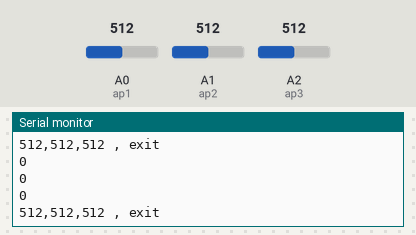
Simulated run of this sketch. Board: Arduino Uno, built with avr-gcc and run on an emulated ATmega328P. Shown: the last lines printed to the serial monitor. The test bench sets the inputs (shaded band); at power-on: A0 (ap1) = 512, A1 (ap2) = 512, A2 (ap3) = 512.

Above: at 1.2 s.
1.3 s: A0 (ap1) set to 560
At 1.38 s:
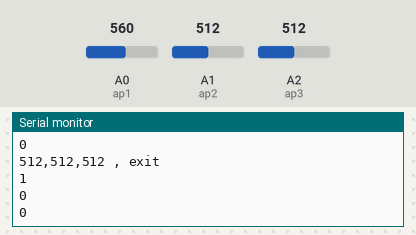
2.8 s: A1 (ap2) set to 560
At 2.85 s:
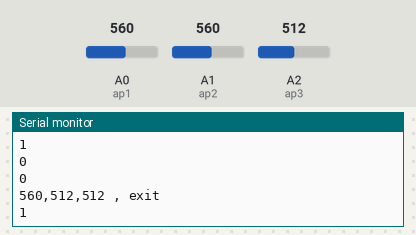
4.3 s: A2 (ap3) set to 560
At 4.43 s:
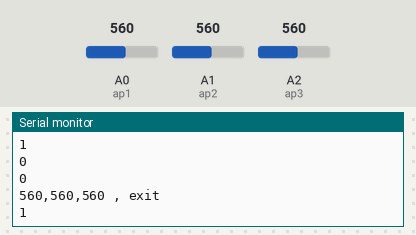
5.8 s: A0 (ap1) set to 540
At 5.8 s:
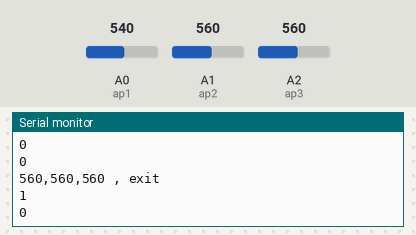
7.3 s: A1 (ap2) set to 540
At 7.38 s:
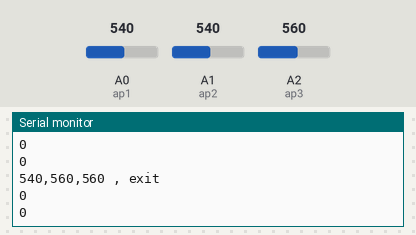
8.8 s: A2 (ap3) set to 540
At 8.86 s:
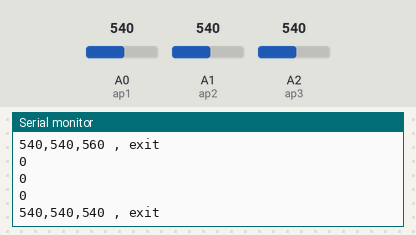
Timing chart, 0 to 11.3 s (numbered marks = the images above; inputs shaded):
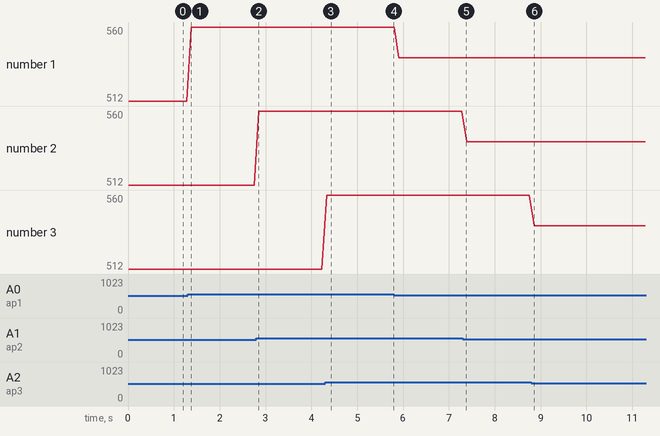

The sketch:

accelerometerArduino.ino
```cpp
//connect 3.3v to AREF


const int ap1 = A0;
const int ap2 = A1;
const int ap3 = A2;

int sv1 = 0;
int ov1 = 0;
int sv2 = 0;
int ov2= 0;
int sv3 = 0;
int ov3= 0;

void setup() {
  // initialize serial communications at 9600 bps:
  Serial.begin(9600);

}

void loop() {
  analogReference(EXTERNAL);    //connect 3.3v to AREF
  // read the analog in value:
  sv1 = analogRead(ap1);
  // map it to the range of the analog out:
  ov1 = map(sv1, 0, 1023, 0, 255);
  // change the analog out value:
  delay(2);
  //
  sv2 = analogRead(ap2);

  ov2 = map(sv2, 0, 1023, 0, 255);
 //
  delay(2);
  //
  sv3 = analogRead(ap3);

  ov3 = map(sv3, 0, 1023, 0, 255);

  if (sv1 > 550 || sv1 < 450) {
    Serial.println(1);
  }
  else {
    Serial.println(0);
  }

    if (sv2 > 600 || sv2 < 400) {
    Serial.println(1);
  }
  else {
    Serial.println(0);
  }

    if (sv3 > 850 || sv3 < 450) {
    Serial.println(1);
  }
  else {
    Serial.println(0);
  }

  // print the results to the serial monitor:
  //Serial.print("Xsensor1 = " );
  Serial.print(sv1);
//  Serial.print("\t output1 = ");
//  Serial.println(ov1);
//
  Serial.print("," );
  Serial.print(sv2);
//  Serial.print("\t output2 = ");
//  Serial.println(ov2);

  Serial.print("," );
  Serial.print(sv3);
//  Serial.print("\t output3 = ");
//  Serial.println(ov3);

Serial.println(" , exit");

  delay(100);

}
```

Measured:
- after the input at 1.3 s, the serial monitor: prints a new line after 0.07 s (image 1)
- after the input at 4.3 s, the serial monitor: prints a new line at once (image 3)
- after the input at 8.8 s, the serial monitor: prints a new line after 0.06 s (image 6)
- plotted number 1: 512 → 560 after the input at 1.3 s, 560 → 540 after the input at 5.8 s
